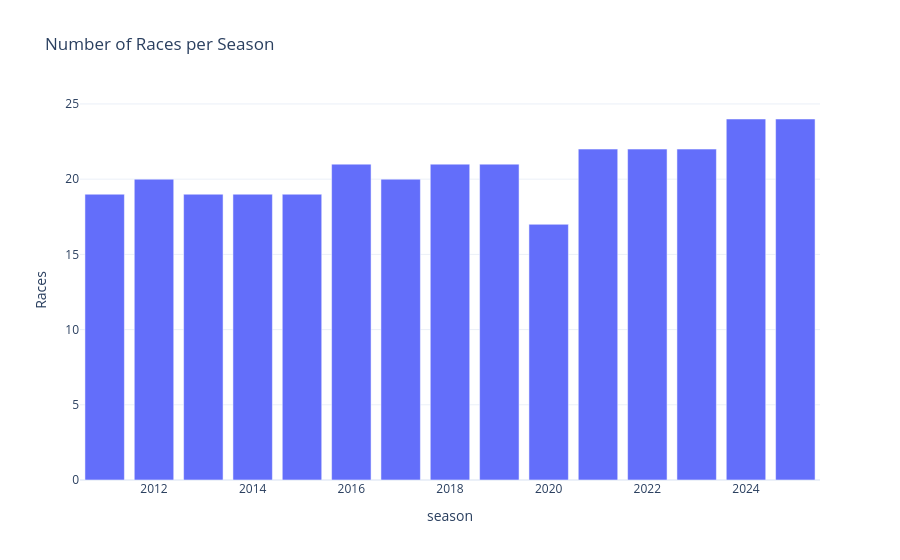

The code cell stored with this chart in its notebook:
### Code cell
import plotly.express as px
from pathlib import Path
races_per_season = df_races.groupby("season").size().reset_index(name="num_races")

fig = px.bar(
    races_per_season, x="season", y="num_races",
    title="Number of Races per Season",
    labels={"num_races":"Races"}
)
fig.update_layout(template="plotly_white")
fig.show()

out_dir = Path("plots")
out_dir.mkdir(exist_ok=True)
fig.write_html(out_dir / "Races_per_season", include_plotlyjs="cdn")

### Figure 1 — Plotly figure (JSON) as saved in the notebook; plotly's stock layout.template omitted (floating-point values rounded to 4 significant figures)
{"data": [{"hovertemplate": "season=%{x}<br>Races=%{y}<extra></extra>", "legendgroup": "", "marker": {"color": "#636efa", "pattern": {"shape": ""}}, "name": "", "orientation": "v", "showlegend": false, "textposition": "auto", "type": "bar", "x": [2011, 2012, 2013, 2014, 2015, 2016, 2017, 2018, 2019, 2020, 2021, 2022, 2023, 2024, 2025], "xaxis": "x", "y": [19, 20, 19, 19, 19, 21, 20, 21, 21, 17, 22, 22, 22, 24, 24], "yaxis": "y"}], "layout": {"barmode": "relative", "legend": {"tracegroupgap": 0}, "title": {"text": "Number of Races per Season"}, "xaxis": {"anchor": "y", "domain": [0, 1], "title": {"text": "season"}}, "yaxis": {"anchor": "x", "domain": [0, 1], "title": {"text": "Races"}}}}
